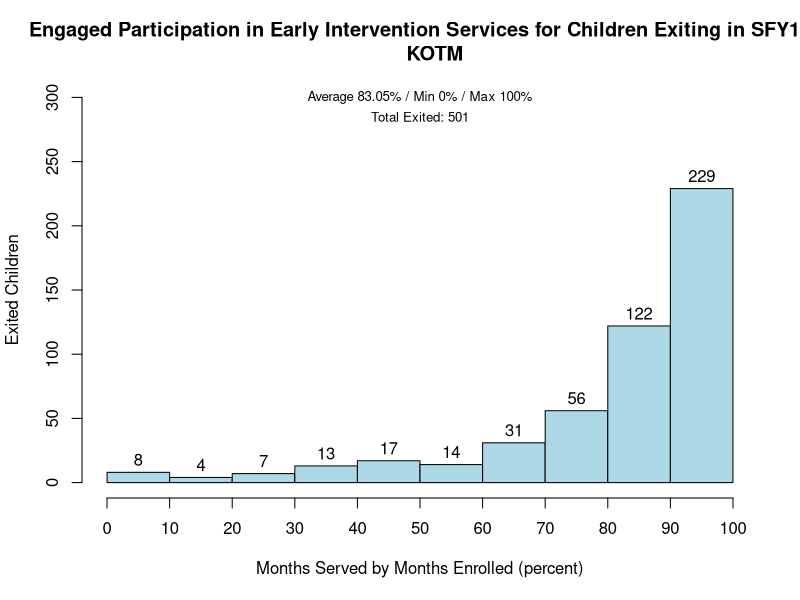

Reproduce this figure in R.
#KOTM

data_2013=read.csv("2013_all_providers.csv",header=TRUE)
data_2013[is.na(data_2013)] <- 0
head(data_2013)
str(data_2013)
names(data_2013)

provider <- split(data_2013, data_2013$Provider)
data_2013[is.na(data_2013)] <- 0
hist(provider$KOTM$Percentage, breaks=10,
     #probability = TRUE,
     col="lightblue",
     labels=TRUE,
     ylim=c(0, 300),
     xlab="Months Served by Months Enrolled (percent)",
     ylab="Exited Children",
     main="Engaged Participation in Early Intervention Services for Children Exiting in SFY13
     KOTM",
     xaxt='n')
axis(side=1, at=seq(0,100, 10),
     text(50, 300, "Average 83.05% / Min 0% / Max 100%",
          cex = .8))
text(50, 285, "Total Exited: 501",
     cex = .8)


#Normal Distribution
mean(provider$KOTM$Percentage)
sd(provider$DDIV$Percentage)
min(provider$KOTM$Percentage)
max(provider$DDIV$Percentage)
